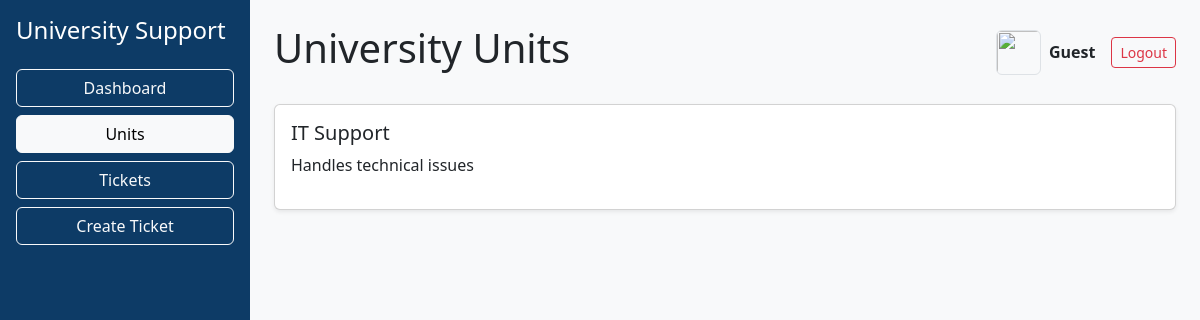
Page /api/ui/units/ on the earlier database version.
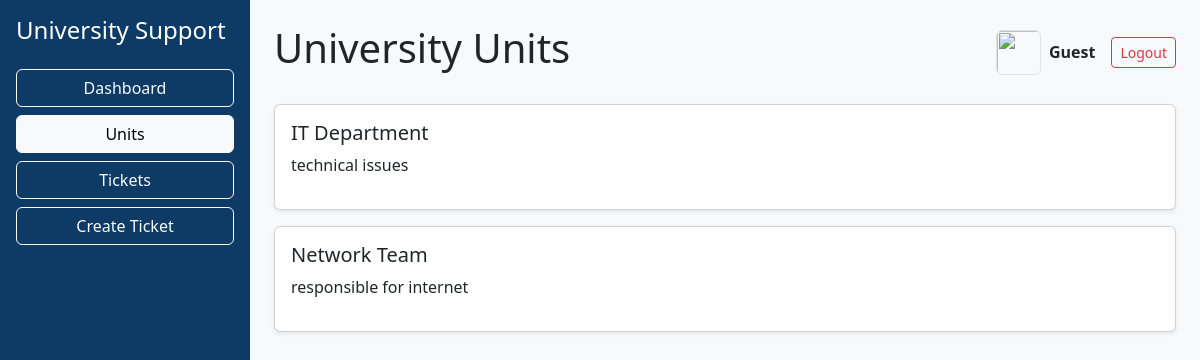
Same page on the later database version.
### tickets/models.py (models this page shows, shortened)
class Unit(models.Model):
    name = models.CharField(max_length=255)
    description = models.TextField(blank=True, null=True)
    parent = models.ForeignKey('self', null=True, blank=True, on_delete=models.CASCADE)

### tickets/views.py (the view)
# urls.py: path('ui/units/', views.unit_list_page, name='unit_list_page'),
def unit_list_page(request):
    units = Unit.objects.all()
    return render(request, 'tickets/unit_list.html', {'units': units})

### tickets/templates/tickets/unit_list.html (shortened to what this page needs)
<!DOCTYPE html>
<html>
<head>
    <link href="https://cdn.jsdelivr.net/npm/bootstrap@5.3.0/dist/css/bootstrap.min.css" rel="stylesheet">
</head>
<body class="bg-light">
<div class="d-flex">
    <div class="text-white p-3" style="width:250px; min-height:100vh; background-color:#0d3b66;">
        <h4 class="mb-4">University Support</h4>
        <a href="/api/ui/dashboard/" class="btn btn-outline-light w-100 mb-2">Dashboard</a>
        <a href="/api/ui/units/" class="btn btn-light w-100 mb-2">Units</a>
        <a href="/api/ui/tickets/" class="btn btn-outline-light w-100 mb-2">Tickets</a>
        <a href="/api/ui/tickets/create/" class="btn btn-outline-light w-100 mb-2">Create Ticket</a>
    </div>
    <div class="flex-grow-1 p-4">
        <div class="d-flex justify-content-between align-items-center mb-4">
            <h1>University Units</h1>
            <div class="d-flex align-items-center">
                <img src="https://cdn-icons-png.flaticon.com/512/149/149071.png"
                     class="me-2 border rounded"
                     width="45" height="45">
                <span class="me-3 fw-bold">
                    {{ request.user.username|default:"Guest" }}
                </span>
                <a href="/admin/logout/" class="btn btn-outline-danger btn-sm">Logout</a>
            </div>
        </div>
        {% if units %}
            {% for unit in units %}
                <div class="card mb-3 p-3 shadow-sm">
                    <h5>{{ unit.name }}</h5>
                    <p>{{ unit.description }}</p>
                </div>
            {% endfor %}
        {% else %}
            <p>No units available.</p>
        {% endif %}
    </div>
</div>
</body>
</html>

Differences in the rows shown:
removed Unit: name "IT Support", description "Handles technical issues"
added Unit: name "IT Department", description "technical issues"
added Unit: name "Network Team", description "responsible for internet"
